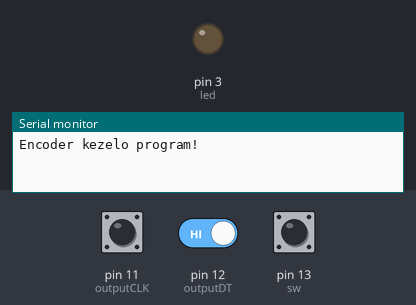
This sketch was run on a simulated Arduino Uno, built with avr-gcc and run on an emulated ATmega328P. Parts: output pins drawn as LEDs (lit = HIGH), the last lines printed to the serial monitor. The test bench sets the inputs (shaded band); at power-on: pin 11 (outputCLK) HIGH, pin 13 (sw) HIGH, pin 12 (outputDT) HIGH.

Above: at 1.2 s.
1.3 s: pin 11 (outputCLK) pulled LOW for 0.15 s
At 1.8 s:
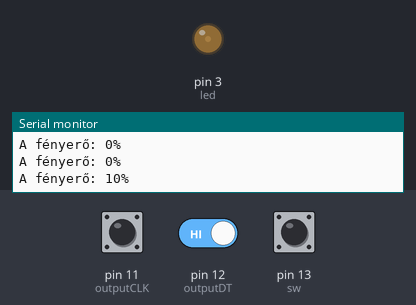
2.9 s: pin 13 (sw) pulled LOW for 0.15 s
At 3.5 s:
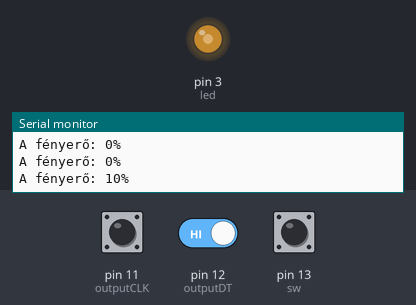
4.5 s: pin 11 (outputCLK) pulled LOW for 1 s
At 5.3 s:
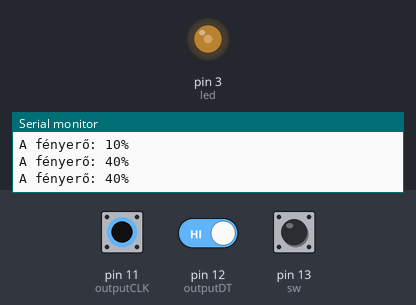
7.0 s: pin 11 (outputCLK) driven LOW and pin 12 (outputDT) driven LOW
At 7.8 s:
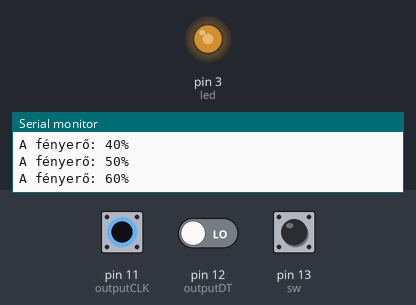
8.5 s: pin 11 (outputCLK) driven HIGH
At 8.9 s:
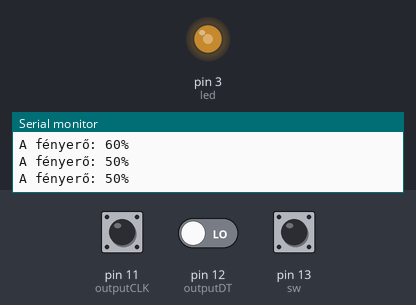
10.0 s: pin 11 (outputCLK) driven LOW
At 11.3 s:
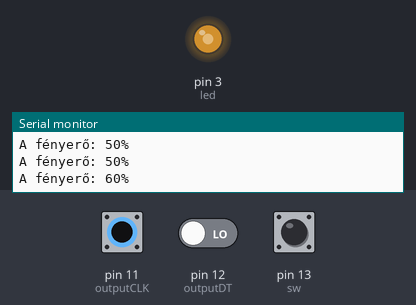
Timing chart, 0 to 12.5 s (numbered marks = the images above; inputs shaded):
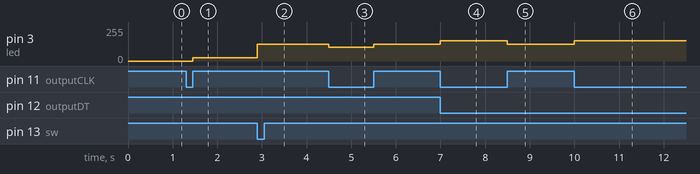

Measured:
- after the input at 1.3 s, pin 3 (led): 0/255 → 25/255 after 0.15 s
- after the input at 2.9 s, pin 3 (led): 25/255 → 127/255 at once
- after the input at 4.5 s, pin 3 (led): 127/255 → 102/255 at once, → 127/255 1.0 s later
- after the input at 7.0 s, pin 3 (led): 127/255 → 153/255 at once
- after the input at 8.5 s, pin 3 (led): 153/255 → 127/255 at once
- after the input at 10.0 s, pin 3 (led): 127/255 → 153/255 at once

The sketch:

encoder.ino
```cpp
int sw=13;
int outputCLK=11;
int outputDT=12;
int most=1;
int ezelott=1;
int szamlalo=0;
int led=3;
int fenyero=0;
void setup() {
 Serial.begin(9600);
 Serial.println("Encoder kezelo program!");
for(int i=11;i<=13;i++) pinMode(i, INPUT_PULLUP);
pinMode (led, OUTPUT);
//digitalWrite(led, 1);
}

void loop() {
if (digitalRead(sw)==0) {
  szamlalo=50;
  }

most=digitalRead(outputCLK);
if (most != ezelott)
{
  //Serial.println("Tekerés van!!");
if (digitalRead(outputDT) != most)
{szamlalo=szamlalo-10;
szamlalo=constrain(szamlalo,0,100);
Serial.print("A fényerő: ");
Serial.print(szamlalo);
Serial.println("%");
  }
else {
  szamlalo=szamlalo+10;}
  szamlalo=constrain(szamlalo,0,100);
  Serial.print("A fényerő: ");
Serial.print(szamlalo);
Serial.println("%");


//Serial.println(szamlalo);
}

ezelott=most;
fenyero=map(szamlalo,0,100,0,255);
//Serial.println
analogWrite(led, fenyero);


/*for(int i=11;i<=13;i++) {
Serial.print(digitalRead(i));
Serial.print("; ");
}
Serial.println("");*/

}
```
